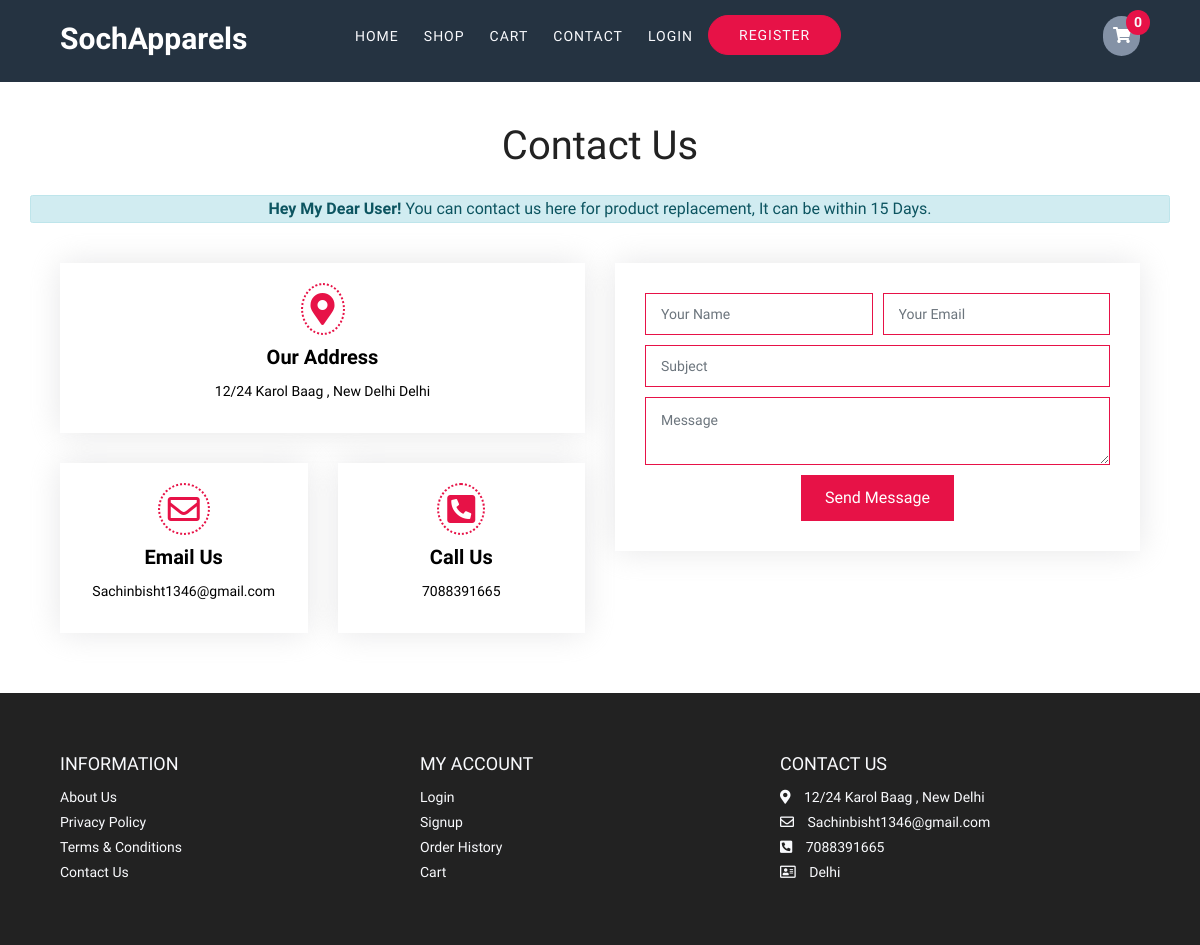
Page /contact/ on the committed database.
### store/models/index.py (models this page shows, shortened)
class WebsiteDetail(models.Model):
    website_name = models.CharField(max_length=50)
    website_logo = models.ImageField(upload_to="media/images/", height_field=None, width_field=None, max_length=None)
    website_description = models.CharField(max_length=250)
    favicon_icon = models.ImageField(upload_to="media/images/", height_field=None, width_field=None, max_length=None)
    hero_image = models.ImageField(upload_to="media/images/", height_field=None, width_field=None,
    max_length=None)
    hero_headline = models.CharField(max_length=200)
    offer_headine = models.CharField(max_length=50)
    offer_image = models.ImageField(upload_to="media/images/", height_field=None, width_field=None, max_length=None)
    offer_text = models.CharField(max_length=50)
    location = models.CharField(max_length=150)
    email_1 = models.EmailField(max_length=254)
    email_2 = models.EmailField(max_length=254)
    mobile_1 = models.CharField(max_length=10)
    mobile_2 = models.CharField(max_length=10)
    city = models.CharField(max_length=20)

### store/views/contact.py (the view, shortened to what this page needs)
# urls.py: path("contact/", ContactView.as_view(), name= "Contact"),
class ContactView(View):
    def get(self, request: WSGIRequest) -> HttpResponse:
        return render(request, 'store/contact.html')

### store/templatetags/cloth_tags.py (called while the page is built)
@register.simple_tag
def faviconIcon() -> str:
    favicon = website.favicon_icon.url
    return favicon

@register.simple_tag
def get_address() -> str:
    return website.location

@register.simple_tag
def get_email_1() -> str:
    return website.email_1

@register.simple_tag
def get_mobile_1() -> str:
    return website.mobile_1

@register.simple_tag
def get_city() -> str:
    return website.city

@register.simple_tag
def get_name() -> str:
    return website.website_name

### store/templates/store/contact.html (shortened to what this page needs)
{% extends 'store/layout.html' %}
{% load cloth_tags %}
{% block body %}
<section>
    <div class="contact_head">
      <div class="contact_title text-center">
        <h1 class="primary__title">Contact Us</h1>
        {% if success %}
        <div class="alert alert-success container alert-dismissible fade show" role="alert">
            <strong>Hey Dear User! </strong>{{success}}
          </div>
        {% else  %}
        <div class="alert alert-info container alert-dismissible fade show" role="alert">
          <strong>Hey My Dear User!</strong> You can contact us here for product replacement, It can be within 15 Days.
        </div>
        {% endif %}
      </div>
    </div>
  </section>
    <section class="contact" data-aos="fade-up" data-aos-easing="ease-in-out" data-aos-duration="500">
      <div class="container">
        <div class="row">
          <div class="col-lg-6">
            <div class="row">
              <div class="col-md-12">
                <div class="info-box">
                  <i class="fas fa-map-marker-alt"></i>
                  <h3>Our Address</h3>
                  <p>{% get_address %} {% get_city %}</p>
                </div>
              </div>
              <div class="col-md-6">
                <div class="info-box">
                  <i class="far fa-envelope"></i>
                  <h3>Email Us</h3>
                  <p>{% get_email_1 %}<br></p>
                </div>
              </div>
              <div class="col-md-6">
                <div class="info-box">
                  <i class="fas fa-phone-square-alt"></i>
                  <h3>Call Us</h3>
                  <p>{% get_mobile_1 %}<br></p>
                </div>
              </div>
            </div>
          </div>
          <div class="col-lg-6">
            <form action="/contact/" method="POST" role="form" class="contact-form">
              <div class="form-row">
                <div class="col-md-6 form-group">
                  <input type="text" name="name" class="form-control" id="name"  {% if error_message != None %} value = "{{name}}" {% endif %}  placeholder="Your Name"/>
                </div>
                <div class="col-md-6 form-group">
                  <input type="email" class="form-control" name="email" {% if error_message != None %} value = "{{email}}" {% endif %} id="email" placeholder="Your Email"/>
                </div>
              </div>
              <div class="form-group">
                <input type="text" class="form-control" name="subject" {% if error_message != None %} value = "{{subject}}" {% endif %} id="subject" placeholder="Subject"/>
              </div>
              <div class="form-group">
                <textarea class="form-control" name="message" {% if error_message != None %} value = "{{message}}" {% endif %} placeholder="Message"></textarea>
              </div>
              <div class="text-center"><button type="submit">Send Message</button></div>
            </form>
          </div>
        </div>
      </div>
    </section>
{% endblock %}

### store/templates/store/layout.html (shortened to what this page needs)
<!DOCTYPE html>
<html lang="en">
{% load static %}
{% load cloth_tags %}
<head>
  <link rel="stylesheet" href="https://stackpath.bootstrapcdn.com/bootstrap/4.4.1/css/bootstrap.min.css">
  <link rel="stylesheet" href="https://cdnjs.cloudflare.com/ajax/libs/Glide.js/3.4.1/css/glide.core.css" />
  <link rel="stylesheet" href="https://cdnjs.cloudflare.com/ajax/libs/Glide.js/3.4.1/css/glide.theme.css" />
  <link rel="stylesheet" href="https://cdnjs.cloudflare.com/ajax/libs/font-awesome/5.15.1/css/all.min.css" />
  <link rel="stylesheet" href="{%static 'store/style.css' %}" />
</head>
<body>
  <div class="navigation nav_color">
    <div class="container">
      <nav class="nav__center">
        <div class="nav__header">
          <div class="nav__logo">
            <h1>{% get_name %}</h1>
          </div>
        </div>
        <div class="nav__menu">
          <ul class="nav__list">
            <li class="nav__item">
              <a href="/" class="nav__link">Home</a>
            </li>
            <li class="nav__item">
              <a href="/store" class="nav__link">Shop</a>
            </li>
            <li class="nav__item">
              <a href="/cart" class="nav__link">Cart</a>
            </li>
            <li class="nav__item">
              <a href="/contact" class="nav__link ">Contact</a>
            </li>
            {% if request.user.is_authenticated %}
            <li class="nav__item">
              <a href="/orders" class="nav__link">Orders</a>
            </li>
            <li class="nav__item">
              <a href="/logout" class="nav__link">Logout</a>
            </li>
            {% else %}
            <li class="nav__item">
              <a href="/login" class="nav__link">Login</a>
            </li>
            <li class="nav__item">
              <a href="/registration" class="nav__link">Register</a>
            </li>
            {% endif %}
          </ul>
          <ul class="nav__icons">
            <a href="/cart" class="icon__item">
              <i class="fas fa-shopping-cart" aria-hidden="true"></i>
              <span id="cart">{{request.session.cart|length}}</span>
            </a>
          </ul>
        </div>
      </nav>
    </div>
  </div>
  {% block body %} {% endblock %}
   <footer id="footer" class="section footer">
    <div class="container">
        <div class="footer__top">
            <div class="footer-top__box">
                <h3>INFORMATION</h3>
                <a href="/about">About Us</a>
                <a href="#">Privacy Policy</a>
                <a href="#">Terms & Conditions</a>
                <a href="/contact">Contact Us</a>
            </div>
            <div class="footer-top__box">
                <h3>MY ACCOUNT</h3>
                <a href="/login">Login</a>
                <a href="/registration">Signup</a>
                <a href="/orders">Order History</a>
                <a href="/cart">Cart</a>
            </div>
            <div class="footer-top__box">
                <h3>CONTACT US</h3>
                <div>
                    <span>
                        <i class="fas fa-map-marker-alt"></i>
                    </span>
                    {% get_address %}
                </div>
                <div>
                    <span>
                        <i class="far fa-envelope"></i>
                    </span>
                    {% get_email_1 %}
                </div>
                <div>
                    <span>
                        <i class="fas fa-phone-square-alt"></i>
                    </span>
                    {% get_mobile_1 %}
                </div>
                <div>
                    <span>
                        <i class="far fa-address-card"></i>
                    </span>
                    {% get_city %}
                </div>
            </div>
        </div>
    </div>
</footer>
</body>
</html>

### store/static/store/style.css (style rules this page uses)
:root { --default-color: #e71247; --default-color2: #d64569; --dark-color: #222; --dark-color-alt: #3c4858; --grey-color: #f9fafd; --grey-color-alt: #8492a6; --yellow: #ffcc00; --white: #fff; }
*, *::after, *::before { padding: 0; margin: 0; box-sizing: border-box; }
html { scroll-behavior: smooth; font-size: 62.5%; }
body { position: relative; font-family: "Dosis", sans-serif; font-size: 1.6rem; font-weight: 400; line-height: 1.6; min-height: 100%; color: var(--dark-color); background-color: var(--white); }
li, ul { list-style: none; }
a { text-decoration: none; }
h2, h3, h4 { font-weight: 600; }
.container { max-width: 114rem; padding: 0 1rem; margin: 0 auto; }
@media only screen and (max-width: 1200px) { .container { padding: 0 3rem; } }
.navigation { position: relative; padding: 1.5rem 0; z-index: 100; }
.nav_color { background: #253341; }
.nav__center { display: grid; grid-template-columns: 1fr 3fr; align-items: center; }
.nav__header .nav__logo h1 { font-size: 3rem; font-weight: 700; color: var(--white); }
.nav__icons i { width: 1.7rem; height: 1.7rem; }
.nav__menu { display: flex; justify-content: space-between; align-items: center; }
.nav__menu .nav__list { display: flex; justify-content: space-between; padding: 0 1.5rem; }
.nav__list .nav__item:not(:last-child) { margin-right: 0.5rem; }
.nav__item .nav__link:link, .nav__item .nav__link:visited { display: inline-block; padding: 1rem; color: var(--grey-color); text-transform: uppercase; font-weight: 500; font-size: 1.4rem; letter-spacing: 1px; transition: all 300ms ease-in-out; }
.nav__menu .nav__item:last-child .nav__link { background-color: var(--default-color); padding: 0.8rem 3rem; border-radius: 10rem; border: 1px solid var(--default-color); transition: all 300ms ease-in-out; }
.nav__icons { display: flex; align-items: center; }
.nav__icons .icon__item { color: var(--grey-color); padding: 1rem; }
.nav__icons .icon__item i { color:white; }
.nav__icons .icon__item:last-child { position: relative; background-color: var(--grey-color-alt); padding: 0.7rem 1rem; border-radius: 5rem; }
.nav__icons .icon__item:last-child span { position: absolute; background-color: var(--default-color); display: inline-block; top: -0.6rem; right: -1rem; border-radius: 50%; padding: 0.1rem 0.8rem; font-size: 1.4rem; font-weight: 800; }
.section { padding: 5rem 0; }
.primary__title { text-align: center; font-size: 4rem; display: inline-block; position: relative; }
.primary__title::after , .primaryCart__title::after { content: ""; position: absolute; bottom: -15%; left: 50%; transform: translate(-50%, -50%); width: 40%; margin: 0 auto; height: 0.4rem; background-color: var(--default-color); }
.footer { bottom:0; background-color: var(--dark-color); padding: 6rem 1rem; line-height: 2.5rem; }
.footer-top__box span { margin-right: 1rem; }
.footer__top { display: grid; grid-template-columns: repeat(3, 1fr); color: var(--grey-color); }
.footer-top__box a:link, .footer-top__box a:visited { display: block; color: var(--grey); font-size: 1.4rem; transition: 0.6s; }
.footer-top__box div { color: var(--grey); font-size: 1.4rem; }
.footer-top__box h3 { font-size: 1.8rem; font-weight: 400; margin-bottom: 1rem; }
section .contact_head .contact_title h1 { font-size:4rem; padding-top:4rem; padding-bottom:2rem; }
section .contact_head .contact_title div { margin-bottom:4rem; }
.contact { padding-bottom: 30px; }
.contact .info-box { color: rgb(0, 0, 0); text-align: center; box-shadow: 0 0 30px rgba(214, 215, 216, 0.6); padding: 20px 0 30px 0; margin-bottom: 30px; }
.contact .info-box i { font-size: 32px; color: var(--default-color); border-radius: 50%; padding: 8px; border: 2px dotted var(--default-color); }
.contact .info-box h3 { font-size: 20px; color: black; font-weight: 700; margin: 10px 0; }
.contact .info-box p { padding: 0; line-height: 24px; font-size: 14px; margin-bottom: 0; }
.contact .contact-form { box-shadow: 0 0 30px rgba(214, 215, 216, 0.6); padding: 30px; margin-bottom: 30px; }
.contact .contact-form input, .contact .contact-form textarea { border-radius: 0; box-shadow: none; font-size: 14px; }
.contact .contact-form input { padding: 20px 15px; }
.contact .contact-form textarea { padding: 12px 15px; }
.contact .contact-form input, .contact .contact-form textarea { border: 0.1rem solid var(--default-color); }
.contact .contact-form button[type="submit"] { background: var(--default-color); border: 0; padding: 10px 24px; color: #fff; transition: 0.4s; }

### rows in the picture
WebsiteDetail: website_name "SochApparels", location "12/24 Karol Baag , New Delhi", city "Delhi", email_1 "Sachinbisht1346@gmail.com", mobile_1 "7088391665"

### other values in the picture
{{ request.session.cart|length }} "0"
